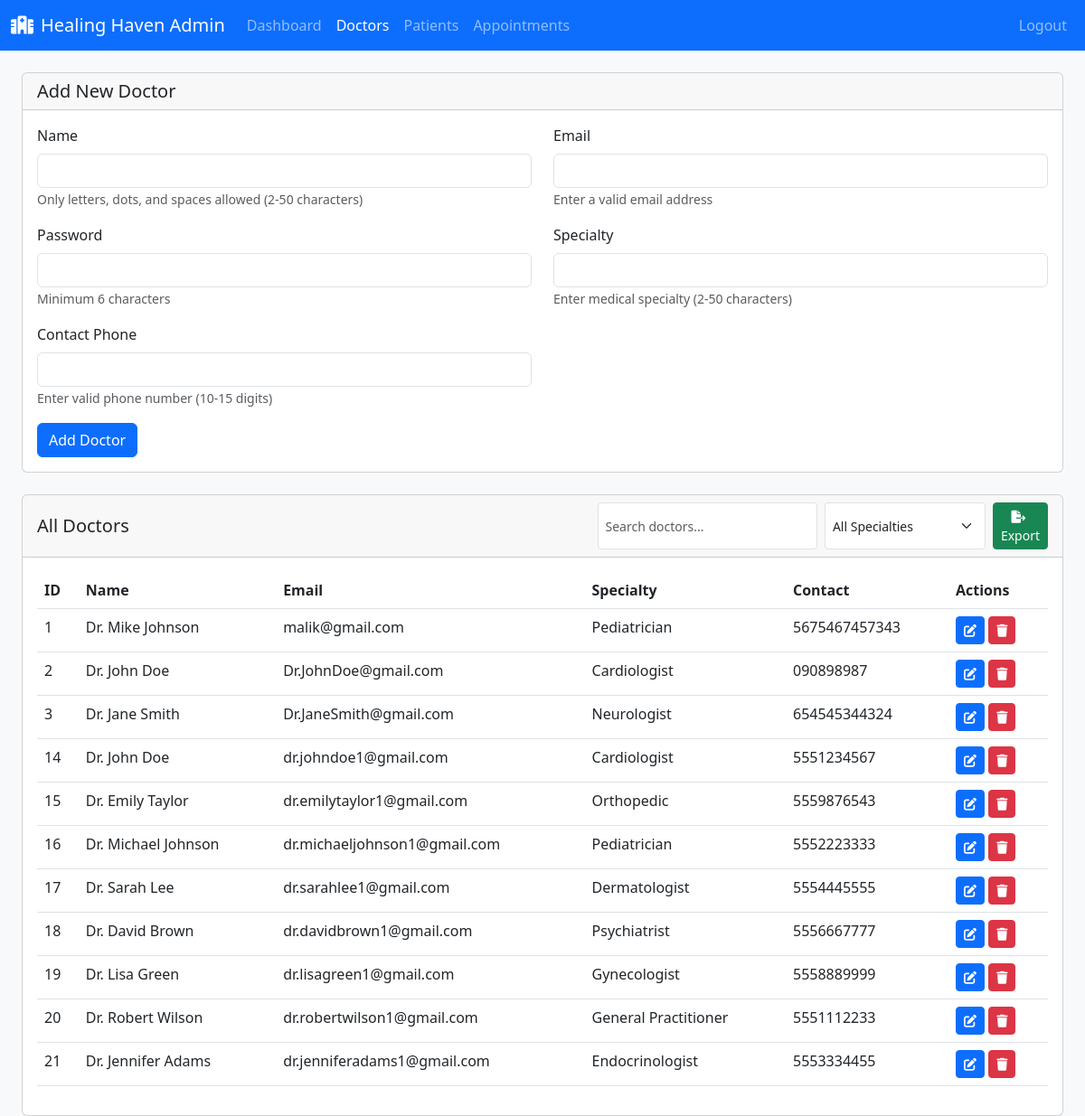
Screenshot of /manage_doctors.php (signed in) with the database file from the repository.
### tables this page shows
CREATE TABLE `doctors` (
  `id` int(11) NOT NULL,
  `user_id` int(11) NOT NULL,
  `name` varchar(100) DEFAULT NULL,
  `email` varchar(255) NOT NULL,
  `contact_phone` varchar(15) DEFAULT NULL,
  `specialty` varchar(100) DEFAULT NULL,
  `available_times` varchar(255) DEFAULT NULL
);

### manage_doctors.php (the view, shortened to what this page needs)
<?php
include('db_connect.php');
$edit_data = null;
$query = "SELECT * FROM doctors";
$result = $conn->query($query);
?>
<!DOCTYPE html>
<html lang="en">
<head>
    <link href="https://cdn.jsdelivr.net/npm/bootstrap@5.3.0/dist/css/bootstrap.min.css" rel="stylesheet">
    <link rel="stylesheet" href="https://cdnjs.cloudflare.com/ajax/libs/font-awesome/6.0.0/css/all.min.css">
</head>
<body class="bg-light">
    <nav class="navbar navbar-expand-lg navbar-dark bg-primary mb-4">
        <div class="container-fluid">
            <a class="navbar-brand" href="#">
                <i class="fas fa-hospital-alt me-2"></i>Healing Haven Admin
            </a>
            <div class="collapse navbar-collapse" id="navbarNav">
                <ul class="navbar-nav">
                    <li class="nav-item">
                        <a class="nav-link" href="adminDashboard.php">Dashboard</a>
                    </li>
                    <li class="nav-item">
                        <a class="nav-link active" href="manage_doctors.php">Doctors</a>
                    </li>
                    <li class="nav-item">
                        <a class="nav-link" href="manage_patients.php">Patients</a>
                    </li>
                    <li class="nav-item">
                        <a class="nav-link" href="manage_appointments.php">Appointments</a>
                    </li>
                </ul>
                <ul class="navbar-nav ms-auto">
                    <li class="nav-item">
                        <a class="nav-link" href="logout.php">Logout</a>
                    </li>
                </ul>
            </div>
        </div>
    </nav>
    <div class="container-fluid px-4">
        <div class="card mb-4">
            <div class="card-header">
                <h5 class="card-title mb-0"><?php echo $edit_data ? 'Edit Doctor' : 'Add New Doctor'; ?></h5>
            </div>
            <div class="card-body">
                <form method="POST" action="">
                    <div class="row">
                        <div class="col-md-6 mb-3">
                            <label class="form-label">Name</label>
                            <input type="text"
                                   class="form-control"
                                   name="name"
                                   pattern="[A-Za-z. ]{2,50}"
                                   title="Name should only contain letters, dots, and spaces (2-50 characters)"
                                   value="<?php echo $edit_data ? $edit_data['name'] : ''; ?>"
                                   required>
                            <small class="text-muted">Only letters, dots, and spaces allowed (2-50 characters)</small>
                        </div>
                        <div class="col-md-6 mb-3">
                            <label class="form-label">Email</label>
                            <input type="email"
                                   class="form-control"
                                   name="email"
                                   pattern="[a-z0-9._%+-]+@[a-z0-9.-]+\.[a-z]{2,}$"
                                   title="Please enter a valid email address"
                                   value="<?php echo $edit_data ? $edit_data['email'] : ''; ?>"
                                   required>
                            <small class="text-muted">Enter a valid email address</small>
                        </div>
                        <?php if(!$edit_data) { ?>
                            <div class="col-md-6 mb-3">
                                <label class="form-label">Password</label>
                                <input type="password"
                                       class="form-control"
                                       name="password"
                                       minlength="6"
                                       title="Password must be at least 6 characters long"
                                       required>
                                <small class="text-muted">Minimum 6 characters</small>
                            </div>
                        <?php } ?>
                        <div class="col-md-6 mb-3">
                            <label class="form-label">Specialty</label>
                            <input type="text"
                                   class="form-control"
                                   name="specialty"
                                   pattern="[A-Za-z\s\-&]{2,50}"
                                   title="Specialty should only contain letters, spaces, hyphens, and & (2-50 characters)"
                                   value="<?php echo $edit_data ? $edit_data['specialty'] : ''; ?>"
                                   required>
                            <small class="text-muted">Enter medical specialty (2-50 characters)</small>
                        </div>
                        <div class="col-md-6 mb-3">
                            <label class="form-label">Contact Phone</label>
                            <input type="tel"
                                   class="form-control"
                                   name="contact_phone"
                                   pattern="[0-9+\-\s]{10,15}"
                                   title="Phone number should be 10-15 digits"
                                   value="<?php echo $edit_data ? $edit_data['contact_phone'] : ''; ?>"
                                   required>
                            <small class="text-muted">Enter valid phone number (10-15 digits)</small>
                        </div>
                    </div>
                    <button type="submit"
                            name="<?php echo $edit_data ? 'update_doctor' : 'add_doctor'; ?>"
                            class="btn btn-primary">
                        <?php echo $edit_data ? 'Update Doctor' : 'Add Doctor'; ?>
                    </button>
                </form>
            </div>
        </div>
        <div class="card">
            <div class="card-header d-flex justify-content-between align-items-center">
                <h5 class="card-title mb-0">All Doctors</h5>
                <div class="d-flex gap-2">
                    <input type="text" id="searchInput" class="form-control form-control-sm" placeholder="Search doctors...">
                    <select id="specialtyFilter" class="form-select form-select-sm" style="width: auto;">
                        <option value="">All Specialties</option>
                    </select>
                    <button onclick="exportDoctorData()" class="btn btn-success btn-sm">
                        <i class="fas fa-file-export me-1"></i> Export
                    </button>
                </div>
            </div>
            <div class="card-body">
                <div class="table-responsive">
                    <table class="table table-hover" id="doctorsTable">
                        <thead>
                            <tr>
                                <th>ID</th>
                                <th>Name</th>
                                <th>Email</th>
                                <th>Specialty</th>
                                <th>Contact</th>
                                <th>Actions</th>
                            </tr>
                        </thead>
                        <tbody>
                            <?php while($row = $result->fetch_assoc()): ?>
                            <tr>
                                <td><?php echo $row['id']; ?></td>
                                <td><?php echo $row['name']; ?></td>
                                <td><?php echo $row['email']; ?></td>
                                <td><?php echo $row['specialty']; ?></td>
                                <td><?php echo $row['contact_phone']; ?></td>
                                <td>
                                    <a href="?edit=<?php echo $row['id']; ?>" class="btn btn-sm btn-primary">
                                        <i class="fas fa-edit"></i>
                                    </a>
                                    <a href="?delete=<?php echo $row['id']; ?>"
                                       class="btn btn-sm btn-danger"
                                       onclick="return confirm('Are you sure you want to delete this doctor?')">
                                        <i class="fas fa-trash"></i>
                                    </a>
                                </td>
                            </tr>
                            <?php endwhile; ?>
                        </tbody>
                    </table>
                </div>
            </div>
        </div>
    </div>
</body>
</html>

### rows the page displays
doctors: id "1", name "Dr. Mike Johnson", email "malik@gmail.com", specialty "Pediatrician", contact_phone "5675467457343"
doctors: id "2", name "Dr. John Doe", email "Dr.JohnDoe@gmail.com", specialty "Cardiologist", contact_phone "090898987"
doctors: id "3", name "Dr. Jane Smith", email "Dr.JaneSmith@gmail.com", specialty "Neurologist", contact_phone "654545344324"
doctors: id "14", name "Dr. John Doe", email "dr.johndoe1@gmail.com", specialty "Cardiologist", contact_phone "5551234567"
doctors: id "15", name "Dr. Emily Taylor", email "dr.emilytaylor1@gmail.com", specialty "Orthopedic", contact_phone "5559876543"
doctors: id "16", name "Dr. Michael Johnson", email "dr.michaeljohnson1@gmail.com", specialty "Pediatrician", contact_phone "5552223333"
doctors: id "17", name "Dr. Sarah Lee", email "dr.sarahlee1@gmail.com", specialty "Dermatologist", contact_phone "5554445555"
doctors: id "18", name "Dr. David Brown", email "dr.davidbrown1@gmail.com", specialty "Psychiatrist", contact_phone "5556667777"
doctors: id "19", name "Dr. Lisa Green", email "dr.lisagreen1@gmail.com", specialty "Gynecologist", contact_phone "5558889999"
doctors: id "20", name "Dr. Robert Wilson", email "dr.robertwilson1@gmail.com", specialty "General Practitioner", contact_phone "5551112233"
doctors: id "21", name "Dr. Jennifer Adams", email "dr.jenniferadams1@gmail.com", specialty "Endocrinologist", contact_phone "5553334455"
